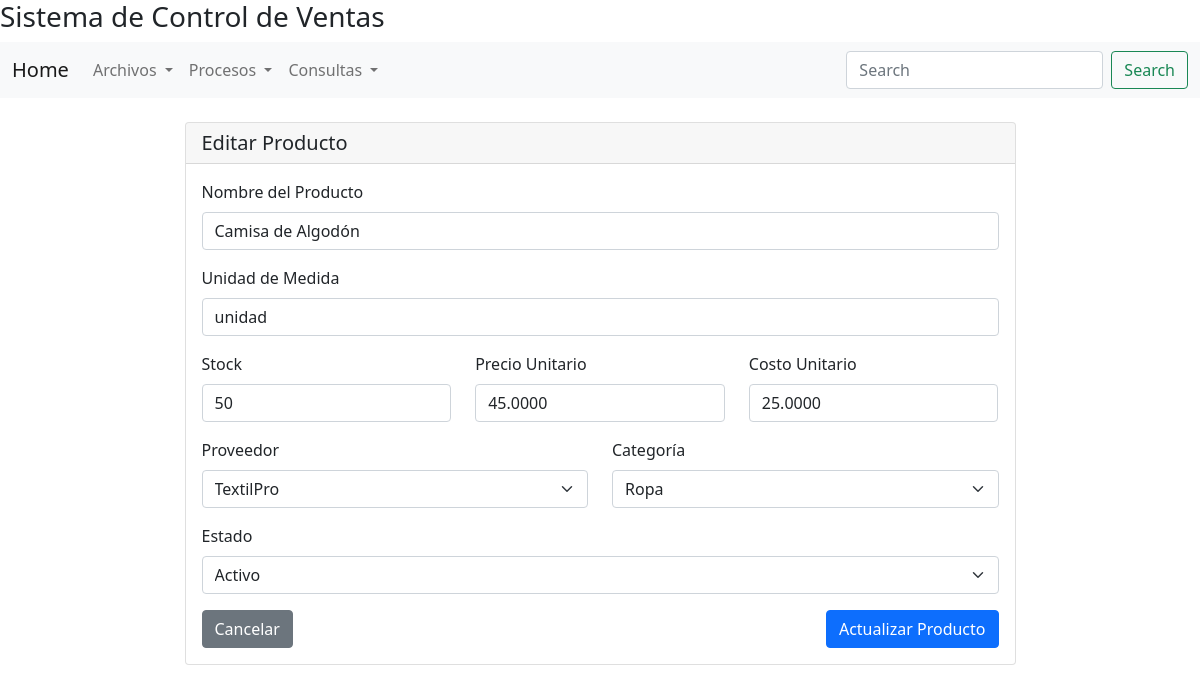
The page /vista/producto/editar.php?id=PROD002 on the database its author committed.
### tables this page shows
CREATE TABLE productos (
    idproducto VARCHAR(10) PRIMARY KEY,
    idproveedor VARCHAR(3),
    nomproducto VARCHAR(128) NOT NULL,
    unimed VARCHAR(15),
    stock INT DEFAULT 0,
    cosuni DECIMAL(10,4) DEFAULT 0,
    preuni DECIMAL(10,4) DEFAULT 0,
    idcategoria CHAR(2),
    estado CHAR(1) DEFAULT 'A',
    FOREIGN KEY (idproveedor) REFERENCES proveedores(idproveedor),
    FOREIGN KEY (idcategoria) REFERENCES categorias(idcategoria)
);

CREATE TABLE proveedores (
    idproveedor VARCHAR(3) PRIMARY KEY,
    nomproveedor VARCHAR(128) NOT NULL,
    rucproveedor VARCHAR(11),
    dirproveedor VARCHAR(128),
    telproveedor VARCHAR(9),
    emailproveedor VARCHAR(64)
);

CREATE TABLE categorias (
    idcategoria CHAR(2) PRIMARY KEY,
    nomcategoria VARCHAR(128) NOT NULL
);

### includes/db.php (called while the page is built, shortened)
<?php
if (!defined('DB_INCLUDED')) {
    class DBConection{
    public function conectar(){
        try {
            $pdo = new PDO("mysql:host=" .DBHOST. ";dbname=" .DBNAME. ";charset=utf8", DBUSER, DBPASS);
            $pdo->setAttribute(PDO::ATTR_ERRMODE, PDO::ERRMODE_EXCEPTION);
            return $pdo;
        } catch (PDOException $e) {
            echo "Error en la conexión: " . $e->getMessage();
            return false;
        }
    }
    }
}
?>

### modelo/producto.php (called while the page is built, shortened)
<?php
if (!defined('PRODUCTO_INCLUDED')) {
    include $_SERVER['DOCUMENT_ROOT']."/sisventas/includes/db.php";
    class Producto {
        private $con;
        public function __construct(){
            $cnx = new DBConection();
            $this->con = $cnx->conectar();
        }
        public function buscar($id){
            $sql = "SELECT p.*, pr.nomproveedor, c.nomcategoria
                    FROM productos p
                    LEFT JOIN proveedores pr ON p.idproveedor = pr.idproveedor
                    LEFT JOIN categorias c ON p.idcategoria = c.idcategoria
                    WHERE p.idproducto = :id";
            $stmt = $this->con->prepare($sql);
            $stmt->bindParam(':id', $id);
            $stmt->execute();
            $resultado = $stmt->fetch(PDO::FETCH_ASSOC);
            return $resultado;
        }
    }
}
?>

### controlador/productoController.php (called while the page is built, shortened)
<?php
if (!defined('PRODUCTO_CONTROLLER_INCLUDED')) {
    include $_SERVER['DOCUMENT_ROOT']."/sisventas/modelo/producto.php";
    class ProductoController{
        public function buscar_producto($id){
            $producto = new Producto();
            $res = $producto->buscar($id);
            return $res;
        }
    }
}
?>

### modelo/proveedor.php (called while the page is built, shortened)
<?php
if (!defined('PROVEEDOR_INCLUDED')) {
    include $_SERVER['DOCUMENT_ROOT']."/sisventas/includes/db.php";
    class Proveedor {
        private $con;
        public function __construct(){
            $cnx = new DBConection();
            $this->con = $cnx->conectar();
        }
        public function listado(){
            $sql = "SELECT * FROM proveedores ORDER BY nomproveedor";
            $stmt = $this->con->prepare($sql);
            $stmt->execute();
            $resultados = $stmt->fetchAll(PDO::FETCH_ASSOC);
            return $resultados;
        }
    }
}
?>

### modelo/categoria.php (called while the page is built, shortened)
<?php
if (!defined('CATEGORIA_INCLUDED')) {
    include $_SERVER['DOCUMENT_ROOT']."/sisventas/includes/db.php";
    class Categoria {
        private $con;
        public function __construct(){
            $cnx = new DBConection();
            $this->con = $cnx->conectar();
        }
        public function listado(){
            $sql = "SELECT * FROM categorias ORDER BY nomcategoria";
            $stmt = $this->con->prepare($sql);
            $stmt->execute();
            $resultados = $stmt->fetchAll(PDO::FETCH_ASSOC);
            return $resultados;
        }
    }
}
?>

### vista/producto/editar.php (the view, shortened to what this page needs)
<?php
include_once $_SERVER['DOCUMENT_ROOT']."/sisventas/controlador/ProductoController.php";
include_once $_SERVER['DOCUMENT_ROOT']."/sisventas/modelo/proveedor.php";
include_once $_SERVER['DOCUMENT_ROOT']."/sisventas/modelo/categoria.php";
include_once $_SERVER['DOCUMENT_ROOT']."/sisventas/vista/layout/header.php";
include_once $_SERVER['DOCUMENT_ROOT']."/sisventas/vista/layout/navbar.php";
$control = new ProductoController();
$producto = $control->buscar_producto($_GET['id']);
$provObj = new Proveedor();
$proveedores = $provObj->listado();
$catObj = new Categoria();
$categorias = $catObj->listado();
?>
<div class="container mt-4">
    <div class="row justify-content-center">
        <div class="col-md-9">
            <div class="card">
                <div class="card-header">
                    <h5 class="mb-0">Editar Producto</h5>
                </div>
                <div class="card-body">
                    <form action="update.php" method="POST">
                        <div class="mb-3">
                            <label for="nombre" class="form-label">Nombre del Producto</label>
                            <input type="text" class="form-control" name="nombre" id="nombre" value="<?= htmlspecialchars($producto['nomproducto']) ?>" required>
                        </div>
                        <div class="mb-3">
                            <label for="unimed" class="form-label">Unidad de Medida</label>
                            <input type="text" class="form-control" name="unimed" id="unimed" value="<?= htmlspecialchars($producto['unimed']) ?>" required>
                        </div>
                        <div class="row">
                            <div class="col-md-4 mb-3">
                                <label for="stock" class="form-label">Stock</label>
                                <input type="number" class="form-control" name="stock" id="stock" value="<?= $producto['stock'] ?>" required>
                            </div>
                            <div class="col-md-4 mb-3">
                                <label for="preuni" class="form-label">Precio Unitario</label>
                                <input type="text" class="form-control" name="preuni" id="preuni" value="<?= $producto['preuni'] ?>" required>
                            </div>
                            <div class="col-md-4 mb-3">
                                <label for="cosuni" class="form-label">Costo Unitario</label>
                                <input type="text" class="form-control" name="cosuni" id="cosuni" value="<?= $producto['cosuni'] ?>" required>
                            </div>
                        </div>
                        <div class="row">
                            <div class="col-md-6 mb-3">
                                <label for="idproveedor" class="form-label">Proveedor</label>
                                <select name="idproveedor" id="idproveedor" class="form-select" required>
                                    <?php foreach ($proveedores as $prov): ?>
                                        <option value="<?= $prov['idproveedor'] ?>" <?= ($producto['idproveedor'] == $prov['idproveedor']) ? 'selected' : '' ?>>
                                            <?= $prov['nomproveedor'] ?>
                                        </option>
                                    <?php endforeach; ?>
                                </select>
                            </div>
                            <div class="col-md-6 mb-3">
                                <label for="idcategoria" class="form-label">Categoría</label>
                                <select name="idcategoria" id="idcategoria" class="form-select" required>
                                    <?php foreach ($categorias as $cat): ?>
                                        <option value="<?= $cat['idcategoria'] ?>" <?= ($producto['idcategoria'] == $cat['idcategoria']) ? 'selected' : '' ?>>
                                            <?= $cat['nomcategoria'] ?>
                                        </option>
                                    <?php endforeach; ?>
                                </select>
                            </div>
                        </div>
                        <div class="mb-3">
                            <label for="estado" class="form-label">Estado</label>
                            <select name="estado" id="estado" class="form-select" required>
                                <option value="A" <?= ($producto['estado'] == 'A') ? 'selected' : '' ?>>Activo</option>
                            </select>
                        </div>
                        <div class="d-flex justify-content-between">
                            <a href="listado.php" class="btn btn-secondary">Cancelar</a>
                            <button type="submit" class="btn btn-primary">Actualizar Producto</button>
                        </div>
                    </form>
                </div>
            </div>
        </div>
    </div>
</div>
<?php include_once $_SERVER['DOCUMENT_ROOT']."/sisventas/vista/layout/footer.php"; ?>

### rows shown on the page
productos: nombre "Camisa de Algodón", unimed "unidad", stock "50", preuni "45.0000", cosuni "25.0000", idproveedor "TextilPro", idcategoria "Ropa", estado "Activo"
